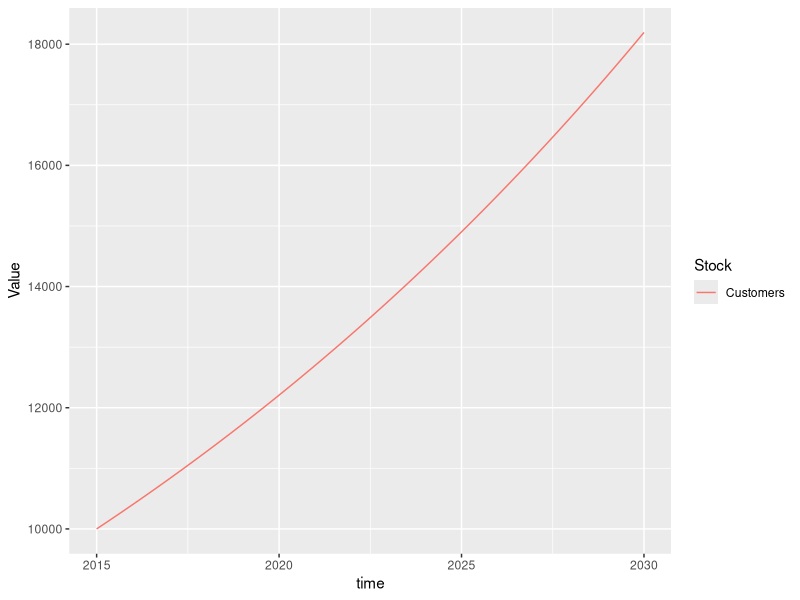

Reproduce this figure in R.
###########################################
# Translation of Vensim file.
# Date created: 2017-10-27 13:40:59
###########################################
library(deSolve)
library(ggplot2)
library(tidyr)
#Displaying the simulation run parameters
START_TIME <- 2015.000000
FINISH_TIME <- 2030.000000
TIME_STEP <- 0.125000
#Setting aux param to NULL
auxs<-NULL

#Generating the simulation time vector
simtime<-seq(2015.000000,2030.000000,by=0.125000)
# Writing global variables (stocks and dependent auxs)
InitCustomers = 10000
stocks <-c( Customers = InitCustomers )
# This is the model function called from ode
model <- function(time, stocks, auxs){
  with(as.list(c(stocks, auxs)),{
    DeclineFraction <- 0.03
    GrowthFraction <- 0.07
    Losses <- Customers*DeclineFraction
    Recruits <- Customers*GrowthFraction
    d_DT_Customers  <- Recruits-Losses
    return (list(c(d_DT_Customers)))
  })
}
# Function call to run simulation
o<-data.frame(ode(y=stocks,times=simtime,func=model,parms=auxs,method='euler'))
to<-gather(o,key=Stock,value=Value,2:ncol(o))
ggplot(data=to)+geom_line(aes(x=time,y=Value,colour=Stock))
#----------------------------------------------------
# Original text file exported from Vensim
#  Init Customers = 10000
#  Customers = INTEG( Recruits - Losses , Init Customers) 
#  Decline Fraction = 0.03
#  Growth Fraction = 0.07
#  Losses = Customers * Decline Fraction 
#  Recruits = Customers * Growth Fraction 
#  FINAL TIME = 2030
#  INITIAL TIME = 2015
#  TIME STEP = 0.125
#----------------------------------------------------
